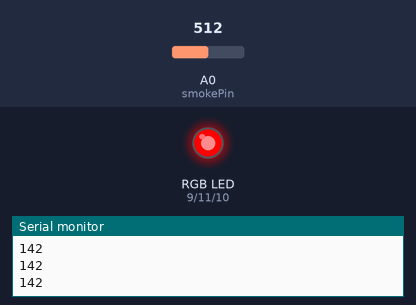
This sketch was run on a simulated Arduino Uno, built with avr-gcc and run on an emulated ATmega328P. On the bench: an RGB LED mixed from three pins (HIGH = lit), the last lines printed to the serial monitor. The inputs (shaded band) are chosen by the test bench; at power-on: A0 (smokePin) = 512.

Above: at 1.2 s.
1.3 s: A0 (smokePin) set to 319
2.8 s: A0 (smokePin) set to 292
At 4.0 s:
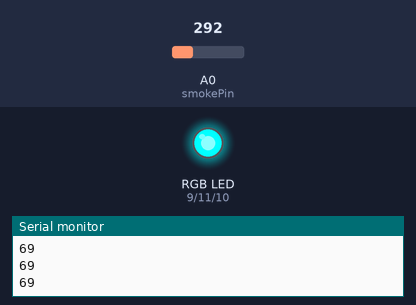
4.3 s: A0 (smokePin) set to 250
5.8 s: A0 (smokePin) set to 222
At 6.8 s:
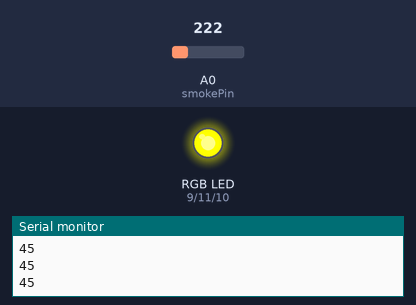
7.3 s: A0 (smokePin) set to 174
8.8 s: A0 (smokePin) set to 153
At 9.4 s:
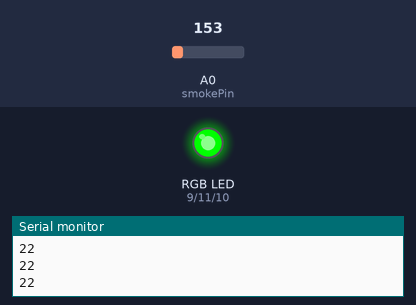
Timing chart, 0 to 11.3 s (numbered marks = the images above; inputs shaded):
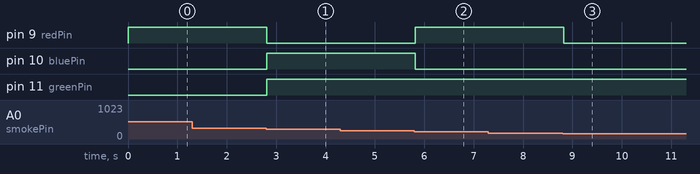

Measured:
- the behaviour switches between 310 and 309 on A0 (smokePin) (found by bisection; images 0 and 1)
- the behaviour switches between 235 and 234 on A0 (smokePin) (found by bisection; images 1 and 2)
- the behaviour switches between 160 and 159 on A0 (smokePin) (found by bisection; images 2 and 3)
- after the input at 2.8 s, pin 9 (redPin): HIGH → LOW at once; pin 10 (bluePin), pin 11 (greenPin): LOW → HIGH at once
- after the input at 5.8 s, pin 9 (redPin): LOW → HIGH at once; pin 10 (bluePin): HIGH → LOW at once
- after the input at 8.8 s, pin 9 (redPin): HIGH → LOW at once

The sketch:

32IV-3_Smoke-RGB.ino
```cpp
int MIN_VALUE=85;
int MAX_VALUE=385;

int smokePin=A0;
int redPin=9;
int greenPin=11;
int bluePin=10;

void setup()
{
  pinMode(smokePin, INPUT);
  pinMode(redPin, OUTPUT);
  pinMode(greenPin, OUTPUT);
  pinMode(bluePin, OUTPUT);

  Serial.begin(9600);
}

void turnLedOff() {
  digitalWrite(redPin, LOW);
  digitalWrite(greenPin, LOW);
  digitalWrite(bluePin, LOW);
}

void showRgbColor(int redValue, int greenValue, int blueValue) {
  digitalWrite(redPin, redValue);
  digitalWrite(greenPin, greenValue);
  digitalWrite(bluePin, blueValue);
}

void loop()
{
  int smokeValue = analogRead(smokePin);
  int convertedValue = map(smokeValue, MIN_VALUE, MAX_VALUE, 0, 100);
  Serial.println(convertedValue);

  if (convertedValue<25){
    // Зелений
    showRgbColor(0,255,0);
  } else if (convertedValue>=25 && convertedValue<50){
    // Жовтий
    showRgbColor(255,255,0);
  } else if (convertedValue>=50 && convertedValue<75){
    // Блакитний (помаранчевий не показує)
    showRgbColor(0,255,255);
  } else if (convertedValue>=75){
    // Червоний
    showRgbColor(255,0,0);
  } else {
    turnLedOff();
  }
  delay(100);
}
```
